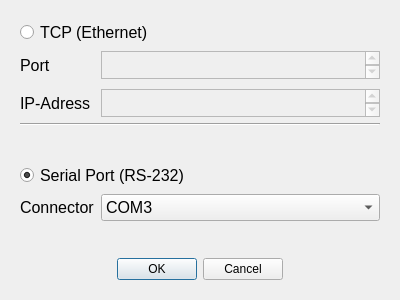
<?xml version="1.0" encoding="UTF-8"?>
<ui version="4.0">
 <class>ConnectionDialog</class>
 <widget class="QDialog" name="ConnectionDialog">
  <property name="geometry">
   <rect>
    <x>0</x>
    <y>0</y>
    <width>400</width>
    <height>300</height>
   </rect>
  </property>
  <property name="sizePolicy">
   <sizepolicy hsizetype="Fixed" vsizetype="Fixed">
    <horstretch>0</horstretch>
    <verstretch>0</verstretch>
   </sizepolicy>
  </property>
  <property name="font">
   <font>
    <pointsize>12</pointsize>
   </font>
  </property>
  <property name="windowTitle">
   <string>MEEGA - Connection</string>
  </property>
  <layout class="QVBoxLayout" name="verticalLayout">
   <property name="leftMargin">
    <number>20</number>
   </property>
   <property name="topMargin">
    <number>20</number>
   </property>
   <property name="rightMargin">
    <number>20</number>
   </property>
   <property name="bottomMargin">
    <number>20</number>
   </property>
   <item>
    <widget class="QRadioButton" name="TCP_Button">
     <property name="text">
      <string>TCP (Ethernet)</string>
     </property>
    </widget>
   </item>
   <item>
    <layout class="QFormLayout" name="formLayout">
     <property name="fieldGrowthPolicy">
      <enum>QFormLayout::FieldGrowthPolicy::ExpandingFieldsGrow</enum>
     </property>
     <property name="horizontalSpacing">
      <number>10</number>
     </property>
     <property name="verticalSpacing">
      <number>10</number>
     </property>
     <item row="0" column="0">
      <widget class="QLabel" name="label_2">
       <property name="enabled">
        <bool>true</bool>
       </property>
       <property name="text">
        <string>Port</string>
       </property>
      </widget>
     </item>
     <item row="1" column="0">
      <widget class="QLabel" name="label_3">
       <property name="text">
        <string>IP-Adress</string>
       </property>
      </widget>
     </item>
     <item row="0" column="1">
      <widget class="QTextEdit" name="PortEdit">
       <property name="enabled">
        <bool>false</bool>
       </property>
       <property name="sizePolicy">
        <sizepolicy hsizetype="Expanding" vsizetype="Fixed">
         <horstretch>0</horstretch>
         <verstretch>0</verstretch>
        </sizepolicy>
       </property>
       <property name="minimumSize">
        <size>
         <width>0</width>
         <height>28</height>
        </size>
       </property>
       <property name="maximumSize">
        <size>
         <width>16777215</width>
         <height>28</height>
        </size>
       </property>
      </widget>
     </item>
     <item row="1" column="1">
      <widget class="QTextEdit" name="IPEdit">
       <property name="enabled">
        <bool>false</bool>
       </property>
       <property name="sizePolicy">
        <sizepolicy hsizetype="Expanding" vsizetype="Fixed">
         <horstretch>0</horstretch>
         <verstretch>0</verstretch>
        </sizepolicy>
       </property>
       <property name="minimumSize">
        <size>
         <width>0</width>
         <height>28</height>
        </size>
       </property>
       <property name="maximumSize">
        <size>
         <width>16777215</width>
         <height>28</height>
        </size>
       </property>
      </widget>
     </item>
    </layout>
   </item>
   <item>
    <widget class="Line" name="line">
     <property name="orientation">
      <enum>Qt::Orientation::Horizontal</enum>
     </property>
    </widget>
   </item>
   <item>
    <spacer name="verticalSpacer_2">
     <property name="orientation">
      <enum>Qt::Orientation::Vertical</enum>
     </property>
     <property name="sizeType">
      <enum>QSizePolicy::Policy::MinimumExpanding</enum>
     </property>
     <property name="sizeHint" stdset="0">
      <size>
       <width>20</width>
       <height>0</height>
      </size>
     </property>
    </spacer>
   </item>
   <item>
    <widget class="QRadioButton" name="RS_Button">
     <property name="text">
      <string>Serial Port (RS-232)</string>
     </property>
     <property name="checked">
      <bool>true</bool>
     </property>
    </widget>
   </item>
   <item>
    <layout class="QFormLayout" name="formLayout_2">
     <item row="0" column="0">
      <widget class="QLabel" name="label">
       <property name="text">
        <string>Connector</string>
       </property>
      </widget>
     </item>
     <item row="0" column="1">
      <widget class="QComboBox" name="ConnectorBox">
       <property name="currentIndex">
        <number>2</number>
       </property>
       <item>
        <property name="text">
         <string>COM1</string>
        </property>
       </item>
       <item>
        <property name="text">
         <string>COM2</string>
        </property>
       </item>
       <item>
        <property name="text">
         <string>COM3</string>
        </property>
       </item>
       <item>
        <property name="text">
         <string>COM4</string>
        </property>
       </item>
       <item>
        <property name="text">
         <string>COM5</string>
        </property>
       </item>
       <item>
        <property name="text">
         <string>COM6</string>
        </property>
       </item>
       <item>
        <property name="text">
         <string>COM7</string>
        </property>
       </item>
       <item>
        <property name="text">
         <string>COM8</string>
        </property>
       </item>
       <item>
        <property name="text">
         <string>COM9</string>
        </property>
       </item>
      </widget>
     </item>
    </layout>
   </item>
   <item>
    <spacer name="verticalSpacer">
     <property name="orientation">
      <enum>Qt::Orientation::Vertical</enum>
     </property>
     <property name="sizeType">
      <enum>QSizePolicy::Policy::MinimumExpanding</enum>
     </property>
     <property name="sizeHint" stdset="0">
      <size>
       <width>20</width>
       <height>20</height>
      </size>
     </property>
    </spacer>
   </item>
   <item>
    <widget class="QDialogButtonBox" name="buttonBox">
     <property name="font">
      <font>
       <pointsize>9</pointsize>
      </font>
     </property>
     <property name="orientation">
      <enum>Qt::Orientation::Horizontal</enum>
     </property>
     <property name="standardButtons">
      <set>QDialogButtonBox::StandardButton::Cancel|QDialogButtonBox::StandardButton::Ok</set>
     </property>
     <property name="centerButtons">
      <bool>true</bool>
     </property>
    </widget>
   </item>
  </layout>
 </widget>
 <resources/>
 <connections>
  <connection>
   <sender>buttonBox</sender>
   <signal>accepted()</signal>
   <receiver>ConnectionDialog</receiver>
   <slot>accept()</slot>
   <hints>
    <hint type="sourcelabel">
     <x>248</x>
     <y>254</y>
    </hint>
    <hint type="destinationlabel">
     <x>157</x>
     <y>274</y>
    </hint>
   </hints>
  </connection>
  <connection>
   <sender>buttonBox</sender>
   <signal>rejected()</signal>
   <receiver>ConnectionDialog</receiver>
   <slot>reject()</slot>
   <hints>
    <hint type="sourcelabel">
     <x>316</x>
     <y>260</y>
    </hint>
    <hint type="destinationlabel">
     <x>286</x>
     <y>274</y>
    </hint>
   </hints>
  </connection>
 </connections>
</ui>
